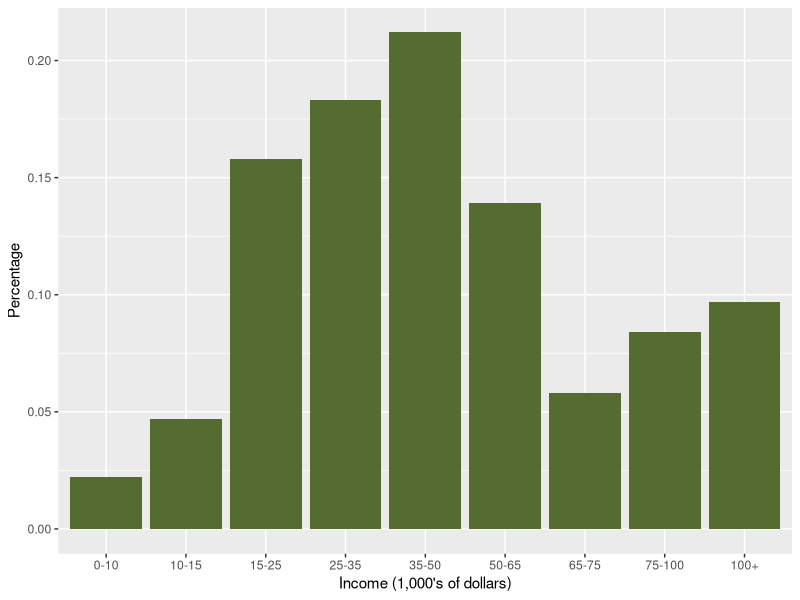

Write R code to recreate this figure.
## ---- chunk 1
knitr::opts_chunk$set(echo = TRUE)
## ---- chunk 2

# Values of each possible outcome of X
x0 <- 0
x1 <- 25
x2 <- 60

# Probabilities of each occurring
p0 <- 0.54
p1 <- 0.34
p2 <- 0.12

# Expected value of each outcome
E0 <- x0 * p0
E1 <- x1 * p1
E2 <- x2 * p2

# Expected value per passenger
Etotal = E0 + E1 + E2

# Variances
var0 <- ((x0-Etotal)^2) * p0
var1 <- ((x1-Etotal)^2) * p1
var2 <- ((x2-Etotal)^2) * p2

SDtotal <- sqrt(var0+var1+var2)
## ---- chunk 3
library(ggplot2)
prob <- c(0.022,0.047,0.158,0.183,0.212,0.139,0.058,0.084,
          0.097)
income <- ordered(c("0-10","10-15","15-25","25-35","35-50","50-65",
                    "65-75","75-100","100+"), 
                  levels=c("0-10","10-15","15-25","25-35","35-50",
                           "50-65","65-75","75-100","100+"))

data <- data.frame(prob,income)
colnames(data) <- c("Percentage","Income")

ggplot(data, aes(Income,Percentage)) +
  geom_col(fill="darkolivegreen") + 
  xlab("Income (1,000's of dollars)")
